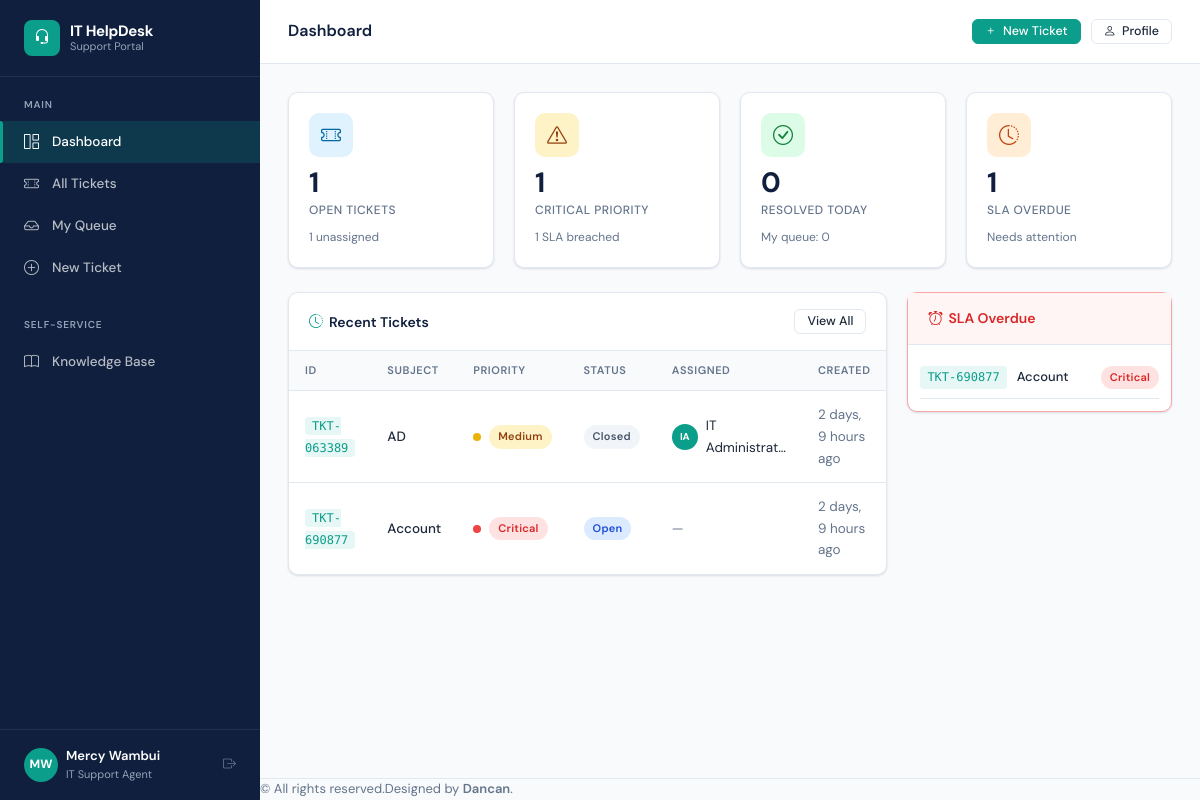
Before: /dashboard/ (signed in) with the older database file.
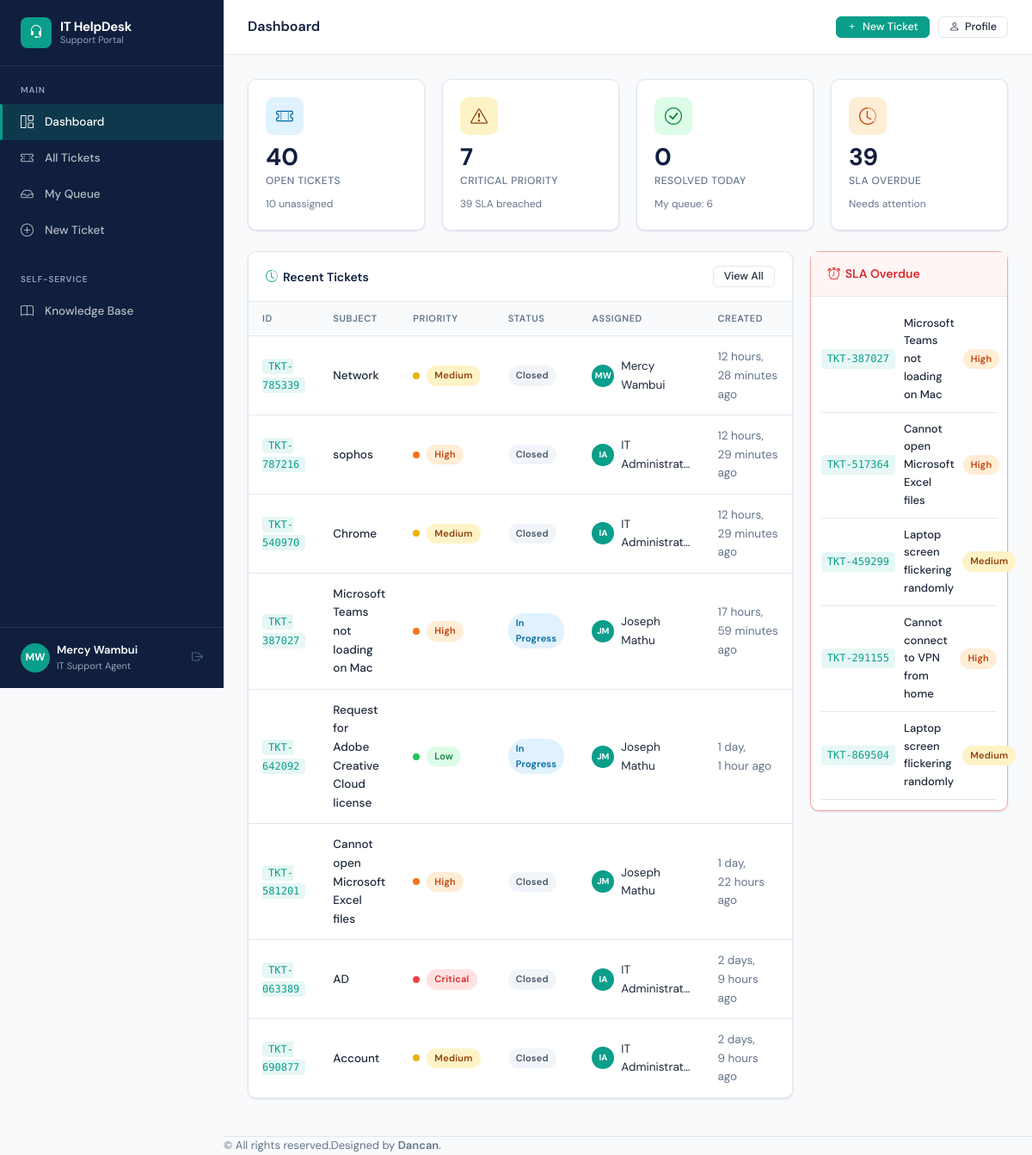
After: the same page with the newer database file.
### accounts/models.py (models this page shows, shortened)
class User(AbstractUser):
    ROLE_END_USER = 'end_user'
    ROLE_AGENT = 'agent'
    ROLE_MANAGER = 'manager'
    ROLE_CHOICES = [
        (ROLE_END_USER, 'End User'),
        (ROLE_AGENT, 'IT Support Agent'),
        (ROLE_MANAGER, 'IT Manager / Admin'),
    ]
    role = models.CharField(max_length=20, choices=ROLE_CHOICES, default=ROLE_END_USER)
    department = models.ForeignKey(
        Department, on_delete=models.SET_NULL, null=True, blank=True, related_name='users'
    )
    phone = models.CharField(max_length=20, blank=True)
    avatar = models.ImageField(upload_to='avatars/', blank=True, null=True)
    job_title = models.CharField(max_length=100, blank=True)
    is_active = models.BooleanField(default=True)
    email_notifications = models.BooleanField(default=True)
    created_at = models.DateTimeField(auto_now_add=True)
    @property
    def is_end_user(self):
        return self.role == self.ROLE_END_USER
    @property
    def is_manager(self):
        return self.role == self.ROLE_MANAGER
    def get_initials(self):
        if self.first_name and self.last_name:
            return f"{self.first_name[0]}{self.last_name[0]}".upper()
        return self.username[:2].upper()

### tickets/models.py (models this page shows, shortened)
class Ticket(models.Model):
    PRIORITY_LOW = 'low'
    PRIORITY_MEDIUM = 'medium'
    PRIORITY_HIGH = 'high'
    PRIORITY_CRITICAL = 'critical'
    PRIORITY_CHOICES = [
        (PRIORITY_LOW, 'Low'),
        (PRIORITY_MEDIUM, 'Medium'),
        (PRIORITY_HIGH, 'High'),
        (PRIORITY_CRITICAL, 'Critical'),
    ]
    STATUS_OPEN = 'open'
    STATUS_IN_PROGRESS = 'in_progress'
    STATUS_PENDING = 'pending'
    STATUS_RESOLVED = 'resolved'
    STATUS_CLOSED = 'closed'
    STATUS_CHOICES = [
        (STATUS_OPEN, 'Open'),
        (STATUS_IN_PROGRESS, 'In Progress'),
        (STATUS_PENDING, 'Pending'),
        (STATUS_RESOLVED, 'Resolved'),
        (STATUS_CLOSED, 'Closed'),
    ]
    SOURCE_WEB = 'web'
    SOURCE_EMAIL = 'email'
    SOURCE_CHAT = 'chat'
    SOURCE_CHOICES = [
        (SOURCE_WEB, 'Web Form'),
        (SOURCE_EMAIL, 'Email'),
        (SOURCE_CHAT, 'Live Chat'),
    ]
    ticket_id = models.CharField(max_length=20, unique=True, editable=False)
    title = models.CharField(max_length=255)
    description = models.TextField()
    category = models.ForeignKey(Category, on_delete=models.SET_NULL, null=True, related_name='tickets')
    priority = models.CharField(max_length=10, choices=PRIORITY_CHOICES, default=PRIORITY_MEDIUM)
    status = models.CharField(max_length=15, choices=STATUS_CHOICES, default=STATUS_OPEN)
    source = models.CharField(max_length=10, choices=SOURCE_CHOICES, default=SOURCE_WEB)
    submitted_by = models.ForeignKey(
        settings.AUTH_USER_MODEL, on_delete=models.CASCADE, related_name='submitted_tickets'
    )
    assigned_to = models.ForeignKey(
        settings.AUTH_USER_MODEL, on_delete=models.SET_NULL,
        null=True, blank=True, related_name='assigned_tickets'
    )
    sla_due_at = models.DateTimeField(null=True, blank=True)
    sla_breached = models.BooleanField(default=False)
    first_response_at = models.DateTimeField(null=True, blank=True)
    csat_score = models.PositiveSmallIntegerField(null=True, blank=True)  # 1-5
    csat_comment = models.TextField(blank=True)
    created_at = models.DateTimeField(auto_now_add=True)
    updated_at = models.DateTimeField(auto_now=True)
    resolved_at = models.DateTimeField(null=True, blank=True)
    closed_at = models.DateTimeField(null=True, blank=True)
    tags = models.ManyToManyField('Tag', blank=True, related_name='tickets')
    def get_absolute_url(self):
        return reverse('tickets:detail', kwargs={'ticket_id': self.ticket_id})
    def is_overdue(self):
        if self.sla_due_at and self.status not in [self.STATUS_RESOLVED, self.STATUS_CLOSED]:
            return timezone.now() > self.sla_due_at
        return False
    class Meta:
        ordering = ['-created_at']

### dashboard/views.py (the view, shortened to what this page needs)
# urls.py: path('', lambda request: redirect('dashboard:home'), name='home'),
@login_required
def home(request):
    user = request.user
    now = timezone.now()
    thirty_days_ago = now - timedelta(days=30)
    seven_days_ago = now - timedelta(days=7)
    all_tickets = Ticket.objects.all()
    open_tickets = all_tickets.filter(status__in=['open', 'in_progress', 'pending'])
    overdue = [t for t in open_tickets if t.is_overdue()]
    context = {
        'total_open': open_tickets.count(),
        'total_in_progress': all_tickets.filter(status='in_progress').count(),
        'total_resolved_today': all_tickets.filter(status='resolved', resolved_at__date=now.date()).count(),
        'critical_count': open_tickets.filter(priority='critical').count(),
        'overdue_count': len(overdue),
        'unassigned_count': open_tickets.filter(assigned_to__isnull=True).count(),
        'recent_tickets': all_tickets.select_related('submitted_by', 'category', 'assigned_to').order_by('-created_at')[:8],
        'overdue_tickets': overdue[:5],
        'my_queue_count': all_tickets.filter(assigned_to=user, status__in=['open', 'in_progress']).count(),
    }
    return render(request, 'dashboard/home.html', context)

### templates/dashboard/home.html (shortened to what this page needs)
{% extends "base/base.html" %}
{% block page_title %}Dashboard{% endblock %}
{% block content %}
<div class="grid-4 mb-6">
  <div class="stat-card">
    <div class="stat-icon" style="background:#e0f2fe;color:#0369a1;">
      <i class="bi bi-ticket-perforated"></i>
    </div>
    <div class="stat-value">{{ total_open }}</div>
    <div class="stat-label">Open Tickets</div>
    <div class="stat-sub">{{ unassigned_count }} unassigned</div>
  </div>
  <div class="stat-card">
    <div class="stat-icon" style="background:#fef3c7;color:#92400e;">
      <i class="bi bi-exclamation-triangle"></i>
    </div>
    <div class="stat-value">{{ critical_count }}</div>
    <div class="stat-label">Critical Priority</div>
    <div class="stat-sub">{{ overdue_count }} SLA breached</div>
  </div>
  <div class="stat-card">
    <div class="stat-icon" style="background:#dcfce7;color:#15803d;">
      <i class="bi bi-check-circle"></i>
    </div>
    <div class="stat-value">{{ total_resolved_today }}</div>
    <div class="stat-label">Resolved Today</div>
    <div class="stat-sub">My queue: {{ my_queue_count }}</div>
  </div>
  {% if is_manager %}
  <div class="stat-card">
    <div class="stat-icon" style="background:#f3e8ff;color:#7c3aed;">
      <i class="bi bi-star"></i>
    </div>
    <div class="stat-value">{% if avg_csat %}{{ avg_csat }}/5{% else %}—{% endif %}</div>
    <div class="stat-label">Avg CSAT Score</div>
    <div class="stat-sub">SLA compliance: {{ sla_compliance }}%</div>
  </div>
  {% else %}
  <div class="stat-card">
    <div class="stat-icon" style="background:#ffedd5;color:#c2410c;">
      <i class="bi bi-clock-history"></i>
    </div>
    <div class="stat-value">{{ overdue_count }}</div>
    <div class="stat-label">SLA Overdue</div>
    <div class="stat-sub">Needs attention</div>
  </div>
  {% endif %}
</div>
<div class="grid-2-1">
  <div class="card">
    <div class="card-header">
      <h5><i class="bi bi-clock-history" style="color:var(--teal);margin-right:6px;"></i>Recent Tickets</h5>
      <a href="{% url 'tickets:list' %}" class="btn btn-outline btn-sm">View All</a>
    </div>
    <div class="table-wrapper" style="border:none;border-radius:0;">
      <table class="data-table">
        <thead>
          <tr>
            <th>ID</th>
            <th>Subject</th>
            <th>Priority</th>
            <th>Status</th>
            <th>Assigned</th>
            <th>Created</th>
          </tr>
        </thead>
        <tbody>
          {% for t in recent_tickets %}
          <tr>
            <td>
              <a href="{{ t.get_absolute_url }}" class="ticket-id">{{ t.ticket_id }}</a>
            </td>
            <td>
              <a href="{{ t.get_absolute_url }}" style="color:var(--text);font-weight:500;">
                {{ t.title|truncatechars:40 }}
              </a>
            </td>
            <td>
              <span class="d-flex align-items-center gap-2">
                <span class="priority-dot dot-{{ t.priority }}"></span>
                <span class="badge badge-{{ t.priority }}">{{ t.get_priority_display }}</span>
              </span>
            </td>
            <td><span class="badge badge-{{ t.status }}">{{ t.get_status_display }}</span></td>
            <td>
              {% if t.assigned_to %}
              <span class="d-flex align-items-center gap-2">
                <span class="avatar avatar-sm avatar-teal">{{ t.assigned_to.get_initials }}</span>
                {{ t.assigned_to.get_full_name|default:t.assigned_to.username|truncatechars:15 }}
              </span>
              {% else %}
              <span class="text-muted">—</span>
              {% endif %}
            </td>
            <td class="text-muted">{{ t.created_at|timesince }} ago</td>
          </tr>
          {% empty %}
          <tr><td colspan="6" style="text-align:center;padding:30px;color:var(--text-muted);">No tickets yet</td></tr>
          {% endfor %}
        </tbody>
      </table>
    </div>
  </div>
  <div style="display:flex;flex-direction:column;gap:20px;">
    {% if overdue_tickets %}
    <div class="card" style="border-color:#fca5a5;">
      <div class="card-header" style="background:#fff5f5;">
        <h5 style="color:#dc2626;"><i class="bi bi-alarm" style="margin-right:6px;"></i>SLA Overdue</h5>
      </div>
      <div class="card-body" style="padding:12px;">
        {% for t in overdue_tickets %}
        <a href="{{ t.get_absolute_url }}" style="display:flex;align-items:center;gap:10px;padding:9px 0;border-bottom:1px solid var(--border);color:var(--text);">
          <span class="ticket-id" style="flex-shrink:0;">{{ t.ticket_id }}</span>
          <span style="flex:1;font-size:13px;font-weight:500;">{{ t.title|truncatechars:35 }}</span>
          <span class="badge badge-{{ t.priority }}">{{ t.get_priority_display }}</span>
        </a>
        {% endfor %}
      </div>
    </div>
    {% endif %}
  </div>
</div>
{% endblock %}

### templates/base/base.html (shortened to what this page needs)
<!DOCTYPE html>
<html lang="en">
<head>
  <link rel="stylesheet" href="https://cdn.jsdelivr.net/npm/bootstrap-icons@1.11.3/font/bootstrap-icons.css">
  <link rel="stylesheet" href="/static/css/main.css">
</head>
<body>
<div class="app-wrapper">
  <aside class="sidebar" id="sidebar">
    <div class="sidebar-brand">
      <div class="sidebar-brand-icon"><i class="bi bi-headset"></i></div>
      <div class="sidebar-brand-text">
        IT HelpDesk
        <small>Support Portal</small>
      </div>
    </div>
    <div class="sidebar-section">
      <div class="sidebar-section-label">Main</div>
      <ul class="sidebar-nav">
        <li>
          <a href="{% url 'dashboard:home' %}" class="{% if request.resolver_match.namespace == 'dashboard' and request.resolver_match.url_name == 'home' %}active{% endif %}">
            <i class="bi bi-grid-1x2"></i> Dashboard
          </a>
        </li>
        <li>
          <a href="{% url 'tickets:list' %}" class="{% if request.resolver_match.namespace == 'tickets' and request.resolver_match.url_name == 'list' %}active{% endif %}">
            <i class="bi bi-ticket-perforated"></i> All Tickets
          </a>
        </li>
        {% if not user.is_end_user %}
        <li>
          <a href="{% url 'tickets:my_queue' %}" class="{% if request.resolver_match.url_name == 'my_queue' %}active{% endif %}">
            <i class="bi bi-inbox"></i> My Queue
          </a>
        </li>
        {% endif %}
        <li>
          <a href="{% url 'tickets:submit' %}" class="{% if request.resolver_match.url_name == 'submit' %}active{% endif %}">
            <i class="bi bi-plus-circle"></i> New Ticket
          </a>
        </li>
      </ul>
    </div>
    <div class="sidebar-section">
      <div class="sidebar-section-label">Self-Service</div>
      <ul class="sidebar-nav">
        <li>
          <a href="{% url 'knowledge:home' %}" class="{% if request.resolver_match.namespace == 'knowledge' %}active{% endif %}">
            <i class="bi bi-book"></i> Knowledge Base
          </a>
        </li>
      </ul>
    </div>
    <div class="sidebar-footer">
      <div class="sidebar-user d-flex align-items-center gap-2">
        <div class="sidebar-user-avatar">{{ user.get_initials }}</div>
        <div class="sidebar-user-info">
          <div class="sidebar-user-name">{{ user.get_full_name|default:user.username }}</div>
          <div class="sidebar-user-role">{{ user.get_role_display }}</div>
        </div>
        <a href="{% url 'accounts:logout' %}" title="Logout" class="ms-auto text-muted">
          <i class="bi bi-box-arrow-right"></i>
        </a>
      </div>
    </div>
  </aside>
  <div class="main-content">
    <header class="topbar d-flex justify-content-between align-items-center">
      <h1 class="topbar-title mb-0">{% block page_title %}Dashboard{% endblock %}</h1>
      <div class="topbar-actions">
        {% block topbar_actions %}
        <a href="{% url 'tickets:submit' %}" class="btn btn-primary btn-sm">
          <i class="bi bi-plus"></i> New Ticket
        </a>
        <a href="{% url 'accounts:profile' %}" class="btn btn-outline btn-sm">
          <i class="bi bi-person"></i> Profile
        </a>
        {% endblock %}
      </div>
    </header>
    <main class="page-content p-3">
      {% block content %}{% endblock %}
    </main>
    <footer class="footer text-center mt-4 p-3" style="font-size:13px; color:var(--text-muted); border-top:1px solid var(--border);">
      &copy; {{ now|date:"Y" }}All rights reserved.Designed by <a href="https://github.com/Dancanmutuku" target="_blank" style="color:var(--primary); font-weight:600;">Dancan</a>.
    </footer>
  </div>
</div>
</body>
</html>

Changed rows visible on the page:
no longer on one of the page's lists (row edited): Ticket: ticket_id "TKT-690877", title "Account", priority "Critical"
added Ticket: ticket_id "TKT-785339", title "Network", priority "Medium", status "Closed", assigned_to.get_initials "MW", assigned_to.get_full_name "Mercy Wambui", created_at "12 hours, 28 minutes", shown under "Recent Tickets"
added Ticket: ticket_id "TKT-787216", title "sophos", priority "High", status "Closed", assigned_to.get_initials "IA", assigned_to.get_full_name "IT Administrat…", created_at "12 hours, 29 minutes", shown under "Recent Tickets"
added Ticket: ticket_id "TKT-540970", title "Chrome", priority "Medium", status "Closed", assigned_to.get_initials "IA", assigned_to.get_full_name "IT Administrat…", created_at "12 hours, 29 minutes", shown under "Recent Tickets"
added Ticket: ticket_id "TKT-387027", title "Microsoft Teams not loading on Mac", priority "High", status "In Progress", assigned_to.get_initials "JM", assigned_to.get_full_name "Joseph Mathu", created_at "17 hours, 59 minutes"
added Ticket: ticket_id "TKT-642092", title "Request for Adobe Creative Cloud license", priority "Low", status "In Progress", assigned_to.get_initials "JM", assigned_to.get_full_name "Joseph Mathu", created_at "1 day, 1 hour", shown under "Recent Tickets"
added Ticket: ticket_id "TKT-581201", title "Cannot open Microsoft Excel files", priority "High", status "Closed", assigned_to.get_initials "JM", assigned_to.get_full_name "Joseph Mathu", created_at "1 day, 22 hours", shown under "Recent Tickets"
changed Ticket "AD": priority "Medium" → "Critical"
changed Ticket "Account": priority "Critical" → "Medium"; status "Open" → "Closed"; assigned_to.get_initials (not shown) → "IA"; assigned_to.get_full_name (not shown) → "IT Administrat…"; no longer shows "—"
added Ticket: ticket_id "TKT-517364", title "Cannot open Microsoft Excel files", priority "High", shown under "SLA Overdue"
added Ticket: ticket_id "TKT-459299", title "Laptop screen flickering randomly", priority "Medium", shown under "SLA Overdue"
added Ticket: ticket_id "TKT-291155", title "Cannot connect to VPN from home", priority "High", shown under "SLA Overdue"
added Ticket: ticket_id "TKT-869504", title "Laptop screen flickering randomly", priority "Medium", shown under "SLA Overdue"
Other visible differences:
{{ total_open }}: "1" → "40"
{{ unassigned_count }}: "1" → "10"
{{ critical_count }}: "1" → "7"
{{ overdue_count }}: "1" → "39"
{{ my_queue_count }}: "0" → "6"
